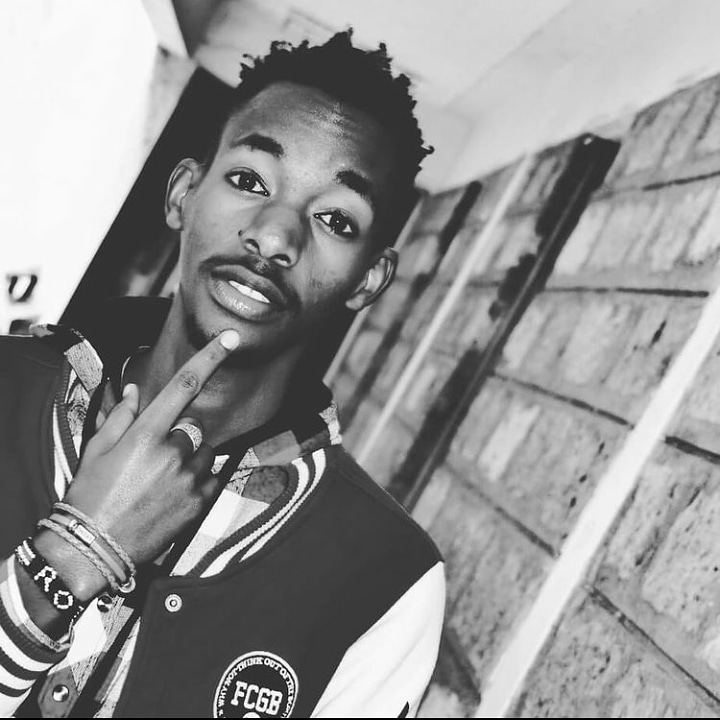
#> input picture image.jpg, 720 x 720 px
$ python image.py
#> lines starting #> are read from the running program, lines starting #| are printed output that depends on the picture
import cv2
import matplotlib.pyplot as plt

img = cv2.imread("image.jpg")
#> img is the input picture: shape (720, 720, 3); min 0, max 255, mean 147.1


# Convert to Grey Image
grey_img=cv2.cvtColor(img, cv2.COLOR_BGR2GRAY)

# Invert Image
invert_img=cv2.bitwise_not(grey_img)
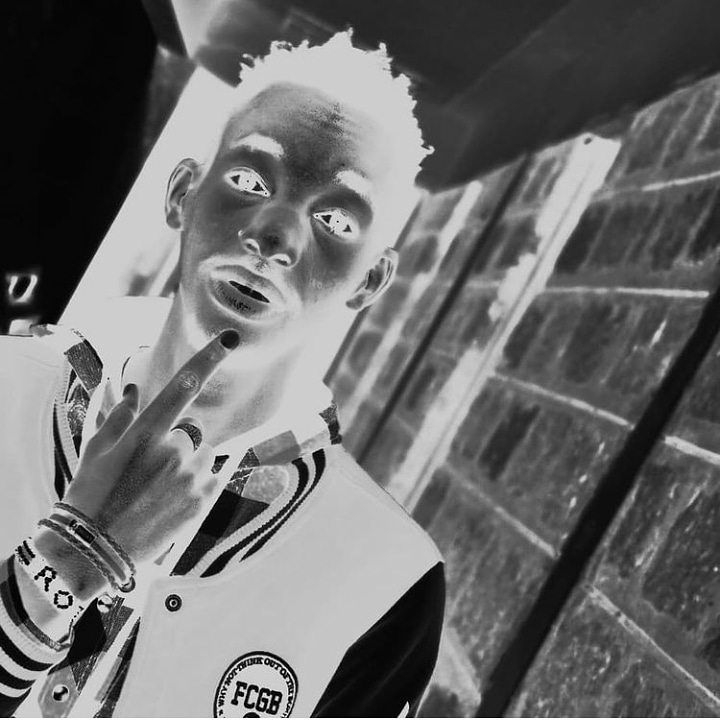
#> invert_img: shape (720, 720); min 0, max 255, mean 107.9
#invert_img=255-grey_img

# Blur image
blur_img=cv2.GaussianBlur(invert_img, (111,111),0)
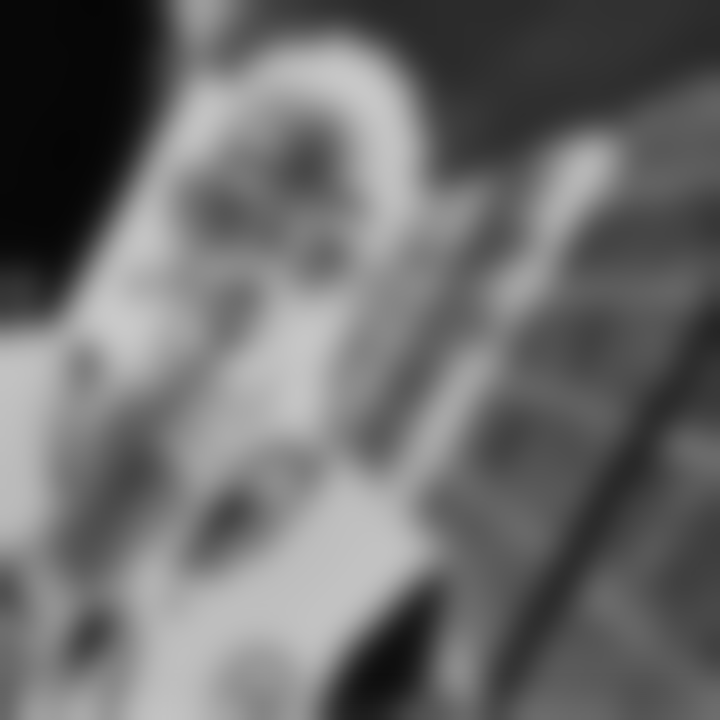
#> blur_img: shape (720, 720); min 5, max 201, mean 107.8

RGB_img = cv2.cvtColor(img, cv2.COLOR_BGR2RGB)
plt.imshow(RGB_img)
plt.axis(False)
plt.savefig('temp.png')
plt.show()
# Invert Blurred Image
invblur_img=cv2.bitwise_not(blur_img)
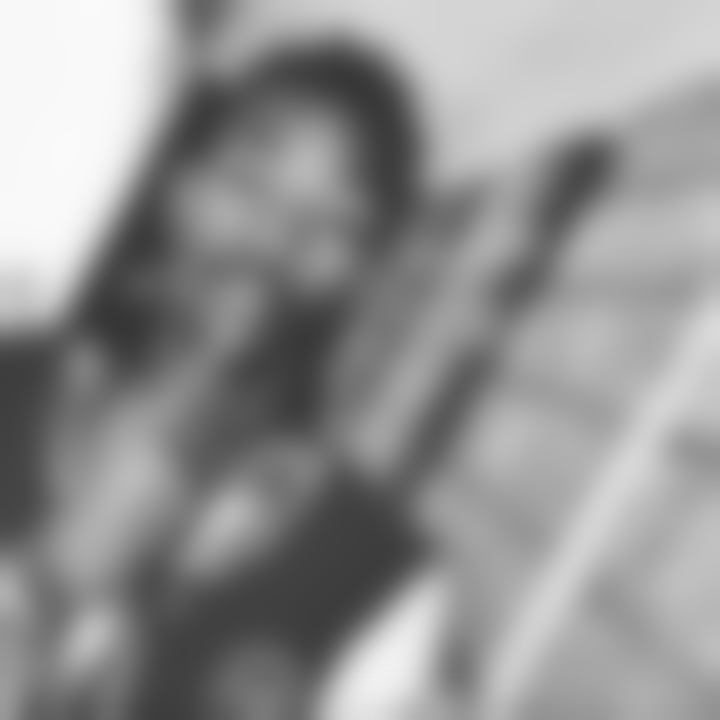
#> invblur_img: shape (720, 720); min 54, max 250, mean 147.2
#invblur_img=255-blur_img

# Sketch Image
sketch_img=cv2.divide(grey_img,invblur_img, scale=256.0)
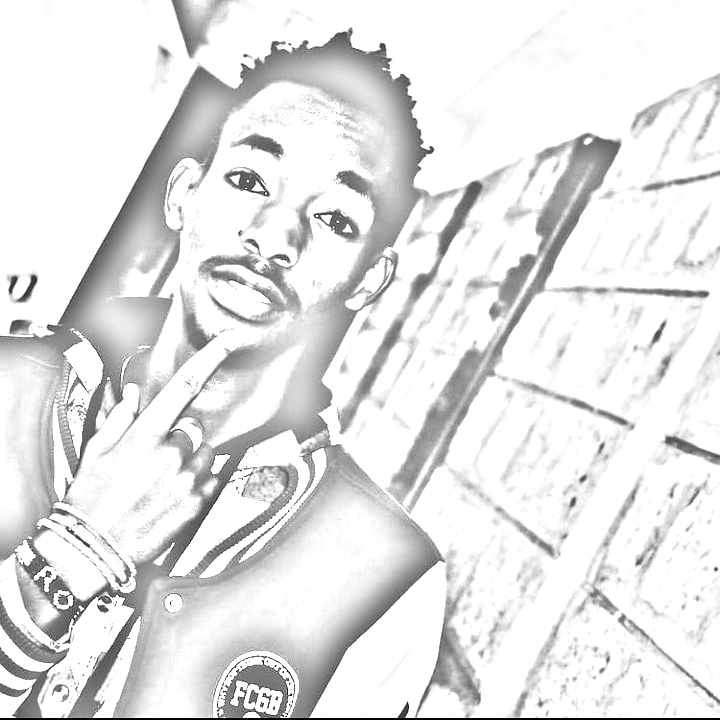
#> sketch_img: shape (720, 720); min 0, max 255, mean 227.9

# Save Sketch
cv2.imwrite('sketch.png', sketch_img)

# Display sketch
cv2.imshow('sketch image',sketch_img)
cv2.waitKey(0)
cv2.destroyAllWindows()
plt.figure(figsize=(14,8))

plt.subplot(1,2,1)
plt.title('Original image', size=18)
plt.imshow(RGB_img)
plt.axis('off')

plt.subplot(1,2,2)
plt.title('Sketch', size=18)
rgb_sketch=cv2.cvtColor(sketch_img, cv2.COLOR_BGR2RGB)
plt.imshow(rgb_sketch)
plt.axis('off')
plt.savefig('temp1.png')
plt.show()
